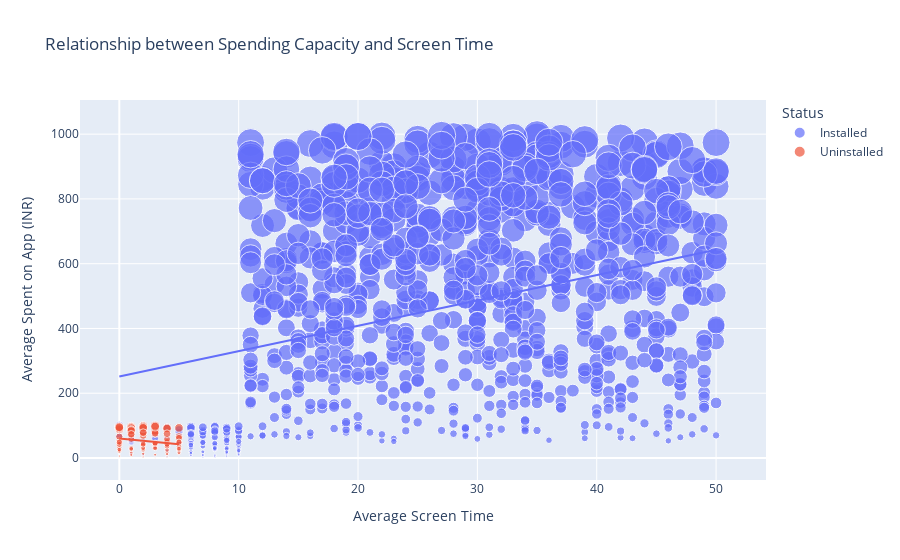

Notebook code for this chart:
### Markdown cell above
Q.4: Now check the relationship between the spending capacity and screen time of the active users
and the users who have uninstalled the app. Also explain your observation.

### Code cell
import plotly.express as px

fig1=px.scatter(df, x='Average Screen Time', y='Average Spent on App (INR)', trendline='ols', color='Status', size='Average Spent on App (INR)', title='Relationship between Spending Capacity and Screen Time')
fig1.show()

### Figure 1 — Plotly figure (JSON) as saved in the notebook; plotly's stock layout.template omitted (floating-point values rounded to 4 significant figures; data arrays with more than 128 entries replaced by an {"elided": "..."} marker saying what was removed)
{"data": [{"hovertemplate": "Status=Installed<br>Average Screen Time=%{x}<br>Average Spent on App (INR)=%{marker.size}<extra></extra>", "legendgroup": "Installed", "marker": {"color": "#636efa", "size": {"elided": "916 int values"}, "sizemode": "area", "sizeref": 2.495, "symbol": "circle"}, "mode": "markers", "name": "Installed", "orientation": "v", "showlegend": true, "type": "scatter", "x": {"elided": "916 int values"}, "xaxis": "x", "y": {"elided": "916 int values"}, "yaxis": "y"}, {"hovertemplate": "<b>OLS trendline</b><br>Average Spent on App (INR) = 7.82515 * Average Screen Time + 251.62<br>R<sup>2</sup>=0.113975<br><br>Status=Installed<br>Average Screen Time=%{x}<br>Average Spent on App (INR)=%{y} <b>(trend)</b><extra></extra>", "legendgroup": "Installed", "marker": {"color": "#636efa", "symbol": "circle"}, "mode": "lines", "name": "Installed", "showlegend": false, "type": "scatter", "x": {"elided": "916 int values"}, "xaxis": "x", "y": {"elided": "916 float values"}, "yaxis": "y"}, {"hovertemplate": "Status=Uninstalled<br>Average Screen Time=%{x}<br>Average Spent on App (INR)=%{marker.size}<extra></extra>", "legendgroup": "Uninstalled", "marker": {"color": "#EF553B", "size": [54, 97, 93, 34, 67, 26, 48, 94, 8, 75, 23, 44, 42, 95, 83, 46, 100, 37, 51, 92, 69, 93, 16, 10, 17, 77, 91, 32, 95, 39, 31, 93, 42, 47, 28, 25, 50, 97, 58, 15, 75, 66, 17, 21, 81, 25, 62, 25, 99, 59, 36, 26, 96, 84, 49, 42, 88, 75, 13, 45, 36, 1, 10, 92, 87, 6, 4, 93, 5, 0, 12, 84, 97, 30, 49, 29, 78, 42, 3, 95, 31, 73, 43], "sizemode": "area", "sizeref": 2.495, "symbol": "circle"}, "mode": "markers", "name": "Uninstalled", "orientation": "v", "showlegend": true, "type": "scatter", "x": [0, 1, 4, 3, 5, 5, 0, 1, 1, 3, 0, 3, 2, 1, 3, 3, 3, 4, 4, 1, 2, 0, 1, 3, 4, 3, 4, 0, 0, 2, 1, 5, 0, 5, 1, 4, 4, 0, 4, 5, 4, 0, 5, 0, 2, 2, 5, 5, 2, 1, 5, 0, 2, 1, 5, 0, 0, 1, 2, 3, 4, 3, 1, 0, 1, 0, 4, 2, 2, 3, 4, 1, 3, 3, 0, 5, 2, 4, 2, 0, 2, 1, 2], "xaxis": "x", "y": [54, 97, 93, 34, 67, 26, 48, 94, 8, 75, 23, 44, 42, 95, 83, 46, 100, 37, 51, 92, 69, 93, 16, 10, 17, 77, 91, 32, 95, 39, 31, 93, 42, 47, 28, 25, 50, 97, 58, 15, 75, 66, 17, 21, 81, 25, 62, 25, 99, 59, 36, 26, 96, 84, 49, 42, 88, 75, 13, 45, 36, 1, 10, 92, 87, 6, 4, 93, 5, 0, 12, 84, 97, 30, 49, 29, 78, 42, 3, 95, 31, 73, 43], "yaxis": "y"}, {"hovertemplate": "<b>OLS trendline</b><br>Average Spent on App (INR) = -3.51397 * Average Screen Time + 60.0258<br>R<sup>2</sup>=0.037117<br><br>Status=Uninstalled<br>Average Screen Time=%{x}<br>Average Spent on App (INR)=%{y} <b>(trend)</b><extra></extra>", "legendgroup": "Uninstalled", "marker": {"color": "#EF553B", "symbol": "circle"}, "mode": "lines", "name": "Uninstalled", "showlegend": false, "type": "scatter", "x": [0, 0, 0, 0, 0, 0, 0, 0, 0, 0, 0, 0, 0, 0, 0, 0, 0, 1, 1, 1, 1, 1, 1, 1, 1, 1, 1, 1, 1, 1, 1, 1, 2, 2, 2, 2, 2, 2, 2, 2, 2, 2, 2, 2, 2, 2, 3, 3, 3, 3, 3, 3, 3, 3, 3, 3, 3, 3, 3, 4, 4, 4, 4, 4, 4, 4, 4, 4, 4, 4, 4, 4, 5, 5, 5, 5, 5, 5, 5, 5, 5, 5, 5], "xaxis": "x", "y": [60.03, 60.03, 60.03, 60.03, 60.03, 60.03, 60.03, 60.03, 60.03, 60.03, 60.03, 60.03, 60.03, 60.03, 60.03, 60.03, 60.03, 56.51, 56.51, 56.51, 56.51, 56.51, 56.51, 56.51, 56.51, 56.51, 56.51, 56.51, 56.51, 56.51, 56.51, 56.51, 53.0, 53.0, 53.0, 53.0, 53.0, 53.0, 53.0, 53.0, 53.0, 53.0, 53.0, 53.0, 53.0, 53.0, 49.48, 49.48, 49.48, 49.48, 49.48, 49.48, 49.48, 49.48, 49.48, 49.48, 49.48, 49.48, 49.48, 45.97, 45.97, 45.97, 45.97, 45.97, 45.97, 45.97, 45.97, 45.97, 45.97, 45.97, 45.97, 45.97, 42.46, 42.46, 42.46, 42.46, 42.46, 42.46, 42.46, 42.46, 42.46, 42.46, 42.46], "yaxis": "y"}], "layout": {"legend": {"itemsizing": "constant", "title": {"text": "Status"}, "tracegroupgap": 0}, "title": {"text": "Relationship between Spending Capacity and Screen Time"}, "xaxis": {"anchor": "y", "domain": [0, 1], "title": {"text": "Average Screen Time"}}, "yaxis": {"anchor": "x", "domain": [0, 1], "title": {"text": "Average Spent on App (INR)"}}}}
